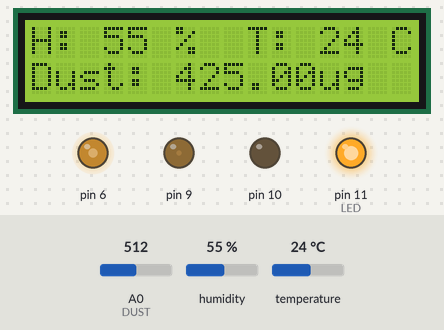
Simulated run of this sketch. Board: Arduino Uno, built with avr-gcc and run on an emulated ATmega328P. On the bench: 16×2 character LCD, output pins drawn as LEDs (lit = HIGH). The test bench sets the inputs (shaded band); at power-on: A0 (DUST) = 512, humidity 55 %, temperature 24 °C. What the sketch prints to the serial monitor is not drawn.

Above: at 1.2 s.
1.3 s: A0 (DUST) set to 65
At 3.1 s:
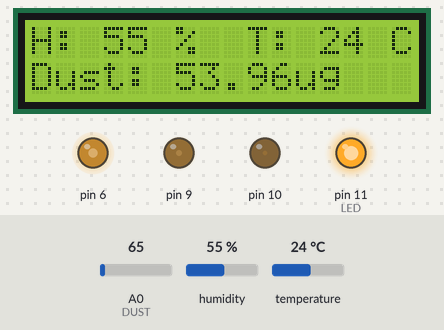
3.6 s: A0 (DUST) set to 25
At 5.2 s:
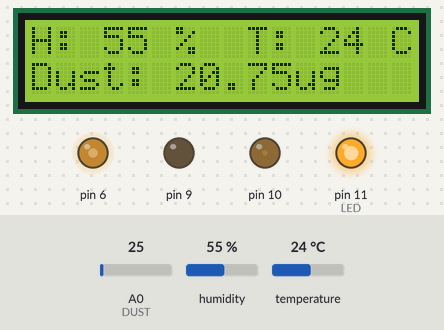
5.7 s: humidity set to 22 %
At 7.2 s:
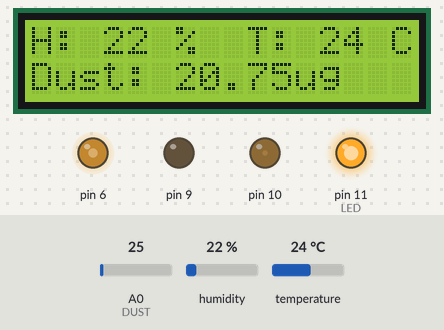
7.8 s: temperature set to 12 °C
At 9.3 s:
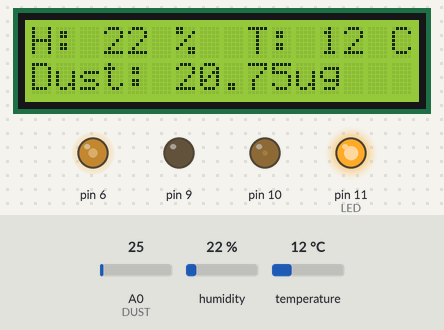
9.9 s: humidity set to 40 %
At 11.3 s:
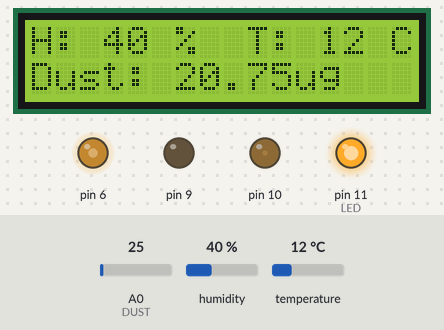
12.0 s: A0 (DUST) set to 45
At 13.4 s:
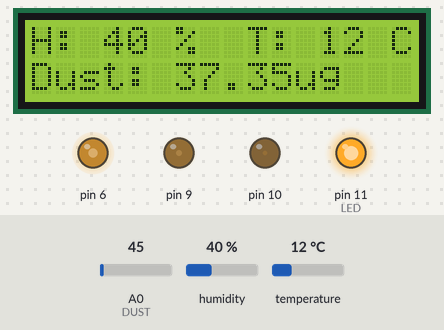
Timing chart, 0 to 15.0 s (numbered marks = the images above; inputs shaded):
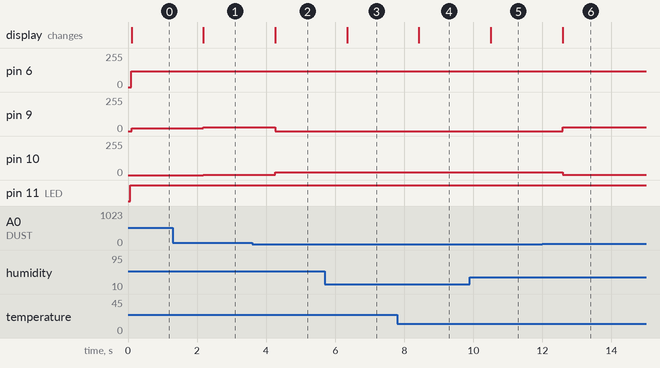

Measured:
- after the input at 1.3 s, pin 9: 20/255 → 30/255 after 0.89 s; pin 10: 0/255 → 3/255 after 0.89 s; the display: changes after 0.89 s (image 1)
- after the input at 3.6 s, pin 9: 30/255 → 0/255 after 0.67 s; pin 10: 3/255 → 20/255 after 0.67 s; the display: changes after 0.67 s (image 2)
- after the input at 5.7 s, the display: changes after 0.65 s (image 3)
- after the input at 7.8 s, the display: changes after 0.63 s (image 4)
- after the input at 9.9 s, the display: changes after 0.61 s (image 5)
- after the input at 12.0 s, pin 9: 0/255 → 30/255 after 0.58 s; pin 10: 20/255 → 3/255 after 0.58 s; the display: changes after 0.58 s (image 6)

The sketch:

_22.dust_sensing.ino
```cpp
//1602 LCD 세팅
#include <LiquidCrystal.h>               // LCD 라이브러리 포함
LiquidCrystal lcd(13, 12, 5, 4, 3, 2);   // LCD 핀 설정

//DHT11 온습도센서 세팅
#include "DHT.h"                // DHT11 라이브러리 포함 // 라이브러리 설정할떄 Adafruit_DHT 설정이용 ==> 만드는 회사의 센서를 다운 받아야함
#define DHTPIN 7                // DHT11 연결핀
#define DHTTYPE DHT11
DHT dht(DHTPIN, DHTTYPE);     // 클래스로 만들거라 불러오기만 하면 된다.

//먼지센서 세팅
int LED = 11;
int DUST = 0;
int samplingTime = 280;
int deltaTime = 40;
int sleepTime = 9680;
float dustval = 0;
float voltage = 0;
float dustug = 0;
float dus = 0;
float a = 0;

void setup() {
  Serial.begin(9600);        // 시리얼 통신 시작
  lcd.begin(16, 2);           // 16x2 LCD 선언
  pinMode(LED, OUTPUT);  // 먼지센서 LED 핀 설정
}

void loop() {
  //먼지센서 코드
  digitalWrite(LED, LOW); // 적외선 LED ON
  delayMicroseconds(samplingTime);
  dustval = analogRead(DUST); //먼지센서 값 읽기
  delayMicroseconds(deltaTime);
  digitalWrite(LED, HIGH); // 적외선 LED OFF
  delayMicroseconds(sleepTime);
  voltage = dustval * (5.0 / 1024.0);  // 전압 구하기
  dustug = 0.17 * voltage;      // ug 단위 변환
  dus = dustug * 1000;
  Serial.print("Dust Sensor Voltage: ");
  Serial.print(voltage);
  Serial.println("V");
  Serial.print("Dust Value: ");
  Serial.print(dus); // unit: mg/m3
  Serial.println("ug");

  //dht11 온습도센서 코드
  int h = dht.readHumidity();     // 습도 값 구하기
  int t = dht.readTemperature();  // 온도 값 구하기
  Serial.print("Humidity: ");
  Serial.print(h);
  Serial.println(" %\t");
  Serial.print("Temperature: ");
  Serial.print(t);
  Serial.println(" C");

  //1602 LCD 모듈 코드
  lcd.clear();
  analogWrite(6, 120);
  lcd.setCursor(0, 0);
  lcd.print("H: ");
  lcd.print(h);
  lcd.print(" %  ");
  lcd.print("T: ");
  lcd.print(t);
  lcd.print(" C");
  lcd.setCursor(0, 1);
  lcd.print("Dust: ");
  if (dus > 0) {
    a = dus;
    lcd.print(a);
  }
  else {
    lcd.print(a);
  }
  lcd.print("ug");

  //RGB LED 모듈 코드   // 판단하는 형태를 LCD화면으로
  if (a < 35) {                 // 좋음
    analogWrite(9, 0);
    analogWrite(10, 20);
  }
  if (a > 35 & a < 75) {    // 나쁨
    analogWrite(9, 30);
    analogWrite(10, 3);
  }
  if (a > 75) {                // 매우나쁨
    analogWrite(9, 20);
    analogWrite(10, 0);
  }
  delay(1000);
}
```
